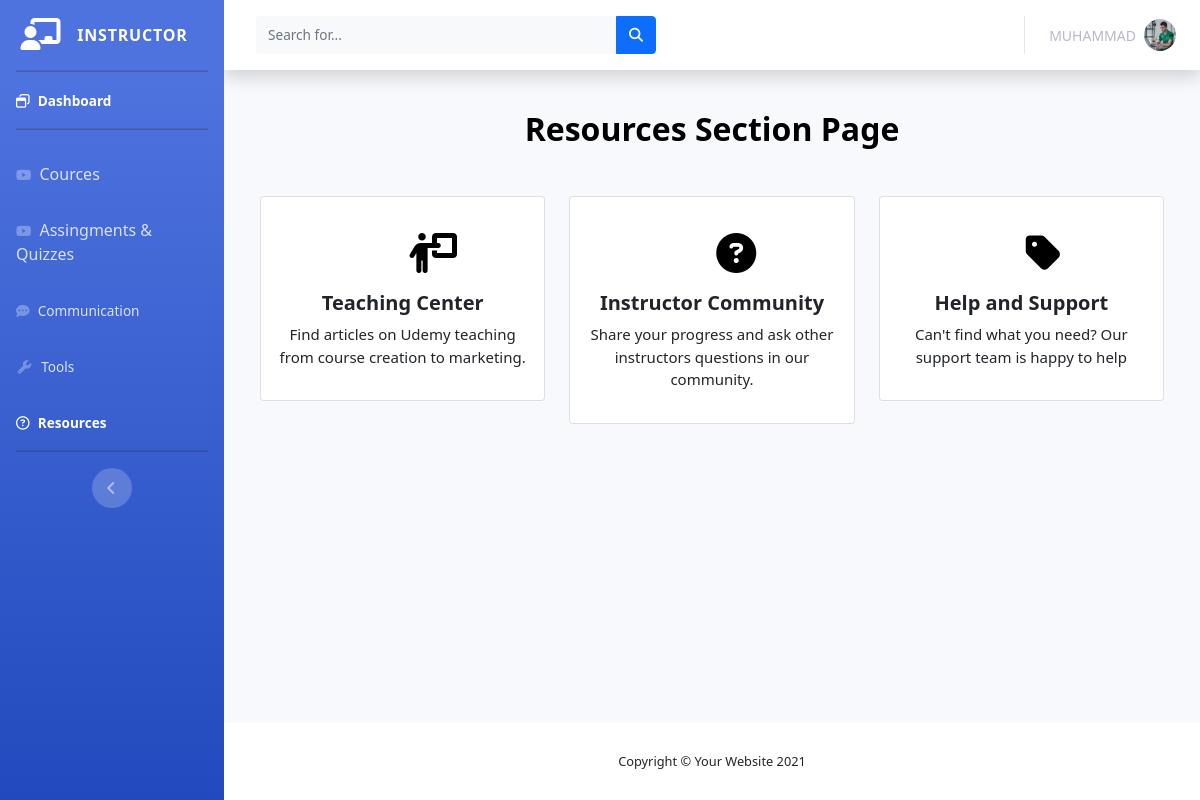
Page /instructor/dashboard/resources.php (signed in) on the committed database.
### tables this page shows
CREATE TABLE `instructor` (
  `instructor_id` int(11) NOT NULL,
  `fname` varchar(30) NOT NULL,
  `lname` varchar(30) NOT NULL,
  `headline` varchar(40) NOT NULL,
  `number` varchar(225) NOT NULL,
  `instructor_img` varchar(225) NOT NULL,
  `website` varchar(225) NOT NULL,
  `twitter` varchar(225) NOT NULL,
  `facebook` varchar(225) NOT NULL,
  `linkdin` varchar(225) NOT NULL,
  `youtube` varchar(225) NOT NULL,
  `biography` longtext NOT NULL,
  `MoreInfo` varchar(400) NOT NULL,
  `teachings` varchar(400) NOT NULL,
  `registration_id` int(11) NOT NULL
);

### back.php (called while the page is built, shortened)
<?php
class backend{
    private $server = "localhost";
    private $username = "root";
    private $psw = "";
    private $database = "project";
    private $mysql;
    private $conn = false;
    public function __construct(){
        if(!$this->conn){
            $this->mysql = new mysqli($this->server, $this->username,$this->psw,$this->database);
            $this->conn = true;
        }
        else{
           return true;
        }
    }
      function fetching($table, $rows="*", $join = null, $where = null){
        $select = "SELECT $rows FROM $table";
        if(!is_null($where)){
            $select .= " WHERE $where";
        }
        $RunSelect = $this->mysql->query($select);
        if($RunSelect){
            $FetchData = $RunSelect->fetch_all(MYSQLI_ASSOC);
            if($FetchData){
                if($FetchData !== null){
                    return $FetchData;
                }
            }
        }else{
            echo "Error Occur in Query".$this->mysql->error;
            return array();
        }
      }
    }
?>

### instructor/dashboard/resources.php (the view, shortened to what this page needs)
<?php
include("../../back.php");
?>
<!DOCTYPE html>
<html lang="en">
<head>
    <link href="vendor/fontawesome-free/css/all.min.css" rel="stylesheet" type="text/css">
    <link href="css/sb-admin-2.min.css" rel="stylesheet">
</head>
<body id="page-top">
    <div id="wrapper">
        <ul class="navbar-nav bg-gradient-primary sidebar sidebar-dark accordion" id="accordionSidebar">
            <a class="sidebar-brand d-flex align-items-center justify-content-center" href="index.html">
                <div class="sidebar-brand-icon">
                    <i class="fas fa-chalkboard-teacher"></i>
                </div>
                <div class="sidebar-brand-text mx-3">INSTRUCTOR</div>
            </a>
            <hr class="sidebar-divider my-0">
            <li class="nav-item active">
                <a class="nav-link" href="index.php">
                <i class="far fa-window-restore"></i>
                    <span>Dashboard</span></a>
            </li>
            <hr class="sidebar-divider">
            <li class="nav-item">
                <a class="nav-link collapsed" href="cources.php">
                <i class="fab fa-youtube"></i>
                    Cources
                </a>
            </li>
            <li class="nav-item">
                <a class="nav-link collapsed" href="A&Q.php">
                <i class="fab fa-youtube"></i>
                    Assingments & Quizzes
                </a>
            </li>
            <li class="nav-item">
                <a class="nav-link collapsed" href="communication.php">
                <i class="fas fa-comment-dots"></i>
                    <span>Communication</span>
                </a>
            </li>
            <li class="nav-item">
                <a class="nav-link" href="tools.php">
                <i class="fas fa-fw fa-wrench"></i>
                    <span>Tools</span></a>
            </li>
            <li class="nav-item active">
                <a class="nav-link" href="resources.php">
                <i class="far fa-question-circle"></i>
                    <span>Resources</span></a>
            </li>
            <hr class="sidebar-divider d-none d-md-block">
            <div class="text-center d-none d-md-inline">
                <button class="rounded-circle border-0" id="sidebarToggle"></button>
            </div>
        </ul>
        <div id="content-wrapper" class="d-flex flex-column">
            <div id="content">
                <nav class="navbar navbar-expand navbar-light bg-white topbar mb-4 static-top shadow">
                    <form
                        class="d-none d-sm-inline-block form-inline mr-auto ml-md-3 my-2 my-md-0 mw-100 navbar-search">
                        <div class="input-group">
                            <input type="text" class="form-control bg-light border-0 small" placeholder="Search for..."
                                aria-label="Search" aria-describedby="basic-addon2">
                            <div class="input-group-append">
                                <button class="btn btn-primary" type="button">
                                    <i class="fas fa-search fa-sm"></i>
                                </button>
                            </div>
                        </div>
                    </form>
                    <ul class="navbar-nav ml-auto">
           <li class="nav-item dropdown no-arrow">
<?php
if (isset($_SESSION['id'])) {
    $login_id = $_SESSION['id'];
    $loginObject = new backend();
    $login_data = $loginObject->fetching('instructor', '*', null, "registration_id = '$login_id'");
    if ($login_data){
        foreach ($login_data as $final_data) {
            $fname = $final_data['fname'];
            $instructor_img = $final_data['instructor_img'];
            ?>
    <a class="nav-link dropdown-toggle" href="#" id="userDropdown" role="button"
        data-toggle="dropdown" aria-haspopup="true" aria-expanded="false">
        <span class="mr-2 d-none d-lg-inline text-gray-500 small"><?= $fname ?></span>
        <img class="img-profile rounded-circle"
            src="../../<?= $instructor_img ?>">
    </a>
            <?php
        }
        }
 }
 else{
    echo "No Login here";
 }
 ?>
</li>
                    </ul>
                </nav>
                <div class="container-fluid">
<?php include("resources_section.php"); ?>
                </div>
            </div>
            <footer class="sticky-footer bg-white">
                <div class="container my-auto">
                    <div class="copyright text-center my-auto">
                        <span>Copyright &copy; Your Website 2021</span>
                    </div>
                </div>
            </footer>
        </div>
    </div>
</body>
</html>

### rows in the picture
instructor: fname "MUHAMMAD", instructor_img (picture)
